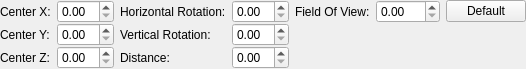
<?xml version="1.0" encoding="UTF-8"?>
<ui version="4.0">
 <class>ui::camera_operators::FreeLookSettingsPanel</class>
 <widget class="QWidget" name="ui::camera_operators::FreeLookSettingsPanel">
  <property name="geometry">
   <rect>
    <x>0</x>
    <y>0</y>
    <width>496</width>
    <height>63</height>
   </rect>
  </property>
  <property name="windowTitle">
   <string>Form</string>
  </property>
  <layout class="QGridLayout" name="gridLayout">
   <property name="leftMargin">
    <number>0</number>
   </property>
   <property name="topMargin">
    <number>0</number>
   </property>
   <property name="rightMargin">
    <number>0</number>
   </property>
   <property name="bottomMargin">
    <number>0</number>
   </property>
   <property name="verticalSpacing">
    <number>0</number>
   </property>
   <item row="1" column="2">
    <widget class="QLabel" name="label_5">
     <property name="sizePolicy">
      <sizepolicy hsizetype="Fixed" vsizetype="Preferred">
       <horstretch>0</horstretch>
       <verstretch>0</verstretch>
      </sizepolicy>
     </property>
     <property name="text">
      <string>Vertical Rotation:</string>
     </property>
    </widget>
   </item>
   <item row="2" column="0">
    <widget class="QLabel" name="label_3">
     <property name="sizePolicy">
      <sizepolicy hsizetype="Fixed" vsizetype="Preferred">
       <horstretch>0</horstretch>
       <verstretch>0</verstretch>
      </sizepolicy>
     </property>
     <property name="text">
      <string>Center Z:</string>
     </property>
    </widget>
   </item>
   <item row="0" column="2">
    <widget class="QLabel" name="label_4">
     <property name="sizePolicy">
      <sizepolicy hsizetype="Fixed" vsizetype="Preferred">
       <horstretch>0</horstretch>
       <verstretch>0</verstretch>
      </sizepolicy>
     </property>
     <property name="text">
      <string>Horizontal Rotation:</string>
     </property>
    </widget>
   </item>
   <item row="0" column="4">
    <widget class="QLabel" name="label_7">
     <property name="sizePolicy">
      <sizepolicy hsizetype="Fixed" vsizetype="Preferred">
       <horstretch>0</horstretch>
       <verstretch>0</verstretch>
      </sizepolicy>
     </property>
     <property name="text">
      <string>Field Of View:</string>
     </property>
    </widget>
   </item>
   <item row="1" column="0">
    <widget class="QLabel" name="label_2">
     <property name="sizePolicy">
      <sizepolicy hsizetype="Fixed" vsizetype="Preferred">
       <horstretch>0</horstretch>
       <verstretch>0</verstretch>
      </sizepolicy>
     </property>
     <property name="text">
      <string>Center Y:</string>
     </property>
    </widget>
   </item>
   <item row="1" column="3">
    <widget class="QDoubleSpinBox" name="VerticalRotation"/>
   </item>
   <item row="2" column="3">
    <widget class="QDoubleSpinBox" name="Distance"/>
   </item>
   <item row="1" column="1">
    <widget class="QDoubleSpinBox" name="CenterY"/>
   </item>
   <item row="2" column="1">
    <widget class="QDoubleSpinBox" name="CenterZ"/>
   </item>
   <item row="0" column="5">
    <widget class="QDoubleSpinBox" name="FieldOfView">
     <property name="maximum">
      <double>360.000000000000000</double>
     </property>
    </widget>
   </item>
   <item row="0" column="7">
    <spacer name="horizontalSpacer">
     <property name="orientation">
      <enum>Qt::Horizontal</enum>
     </property>
     <property name="sizeHint" stdset="0">
      <size>
       <width>0</width>
       <height>20</height>
      </size>
     </property>
    </spacer>
   </item>
   <item row="2" column="2">
    <widget class="QLabel" name="label_6">
     <property name="sizePolicy">
      <sizepolicy hsizetype="Fixed" vsizetype="Preferred">
       <horstretch>0</horstretch>
       <verstretch>0</verstretch>
      </sizepolicy>
     </property>
     <property name="text">
      <string>Distance:</string>
     </property>
    </widget>
   </item>
   <item row="0" column="0">
    <widget class="QLabel" name="label">
     <property name="sizePolicy">
      <sizepolicy hsizetype="Fixed" vsizetype="Preferred">
       <horstretch>0</horstretch>
       <verstretch>0</verstretch>
      </sizepolicy>
     </property>
     <property name="text">
      <string>Center X:</string>
     </property>
    </widget>
   </item>
   <item row="3" column="0">
    <spacer name="verticalSpacer">
     <property name="orientation">
      <enum>Qt::Vertical</enum>
     </property>
     <property name="sizeHint" stdset="0">
      <size>
       <width>20</width>
       <height>0</height>
      </size>
     </property>
    </spacer>
   </item>
   <item row="0" column="1">
    <widget class="QDoubleSpinBox" name="CenterX"/>
   </item>
   <item row="0" column="3">
    <widget class="QDoubleSpinBox" name="HorizontalRotation"/>
   </item>
   <item row="0" column="6">
    <widget class="QPushButton" name="DefaultFieldOfView">
     <property name="text">
      <string>Default</string>
     </property>
    </widget>
   </item>
  </layout>
 </widget>
 <resources/>
 <connections/>
</ui>
